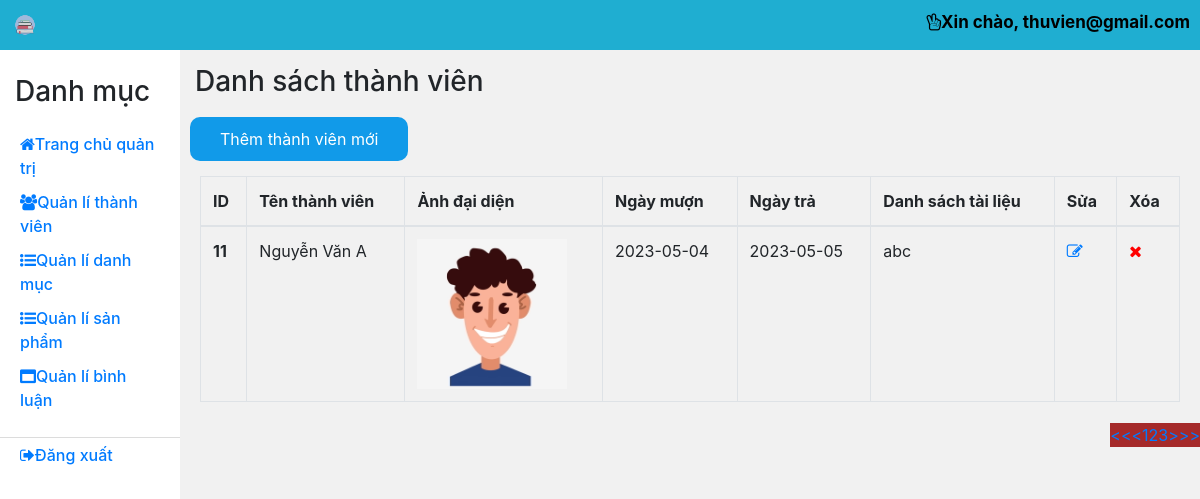
Screenshot of /quan_tri/index.php?page_layout=danhsachtv (signed in) with the database file from the repository.
### tables this page shows
CREATE TABLE `thanhvien` (
  `id_tv` int(255) NOT NULL,
  `ten_tv` varchar(255) NOT NULL,
  `nam_sinh` date NOT NULL,
  `que_quan` varchar(255) NOT NULL,
  `anh_tv` varchar(255) NOT NULL,
  `sdt` varchar(10) NOT NULL,
  `chi_tiet` longtext NOT NULL,
  `ngay_muon` date NOT NULL,
  `ngay_tra` date NOT NULL
);

### quan_tri/danhsachtv.php (the view, shortened to what this page needs)
<?php
require "config.php";
$sql="SELECT * FROM thanhvien ORDER BY id_tv DESC";
$query=mysqli_query($conn,$sql);
?>
<link rel="stylesheet" href="css/danhsachsp.css">
<h3>Danh sách thành viên</h3>
<div class="new_sp">
  <li><a href="index.php?page_layout=themmoitv">Thêm thành viên mới</a></li>
</div>
<div class="table_sp">
  <table class="table table-bordered">
    <thead>
      <tr>
        <th scope="col">ID</th>
        <th scope="col">Tên thành viên</th>
        <th scope="col">Ảnh đại diện</th>
        <th scope="col">Ngày mượn</th>
        <th scope="col">Ngày trả</th>
        <th scope="col">Danh sách tài liệu</th>
        <th scope="col">Sửa</th>
        <th scope="col">Xóa</th>
      </tr>
    </thead>
    <tbody>
      <?php
      while($row = mysqli_fetch_array($query)){
      ?>
      <tr>
        <th><?php echo $row['id_tv']; ?></th>
        <td><?php echo $row['ten_tv']; ?></td>
        <td>
          <span class="thumb"><img width="150px" src="anh/<?php echo $row['anh_tv']; ?>"></span>
        </td>
        <td><?php echo $row['ngay_muon']; ?></td>
        <td><?php echo $row['ngay_tra']; ?></td>
        <td><?php echo $row['chi_tiet']; ?></td>
        <td><a href="index.php?page_layout=suatv&id_tv=<?php echo $row['id_tv']; ?>"><i class="fa fa-edit"></i></a></td>
        <td><a onclick="return xoaThanhVien();" href="index.php?page_layout=xoatv&id_tv=<?php echo $row['id_tv']; ?>"><i class="fa fa-times" style="color:red;"></i></a></td>
      </tr>
      <?php
      }
      ?>
    </tbody>
  </table>
</div>
<ul class="pagination" style="float:right;">
  <li><a href=""><<<</a></li>
  <li><a href="">1</a></li>
  <li><a href="">2</a></li>
  <li><a href="">3</a></li>
  <li><a href="">>>></a></li>
</ul>

### quan_tri/css/quantri.css (style rules this page uses)
* { margin: 0 auto; }
h3 { padding-left: 15px; padding-bottom: 10px; }

### quan_tri/css/danhsachsp.css (style rules this page uses)
#wp-content .content .new_sp li { display: inline-block; list-style: none; padding: 10px 30px; margin-bottom: 10px; margin-left: 10px; background: rgb(17, 154, 233); border-radius: 10px; }
#wp-content .content .new_sp li a { color: white; font-weight: 400; }
#wp-content .content .table_sp { padding: 5px 20px; }
.pagination li { background: brown; }

### rows the page displays
thanhvien: id_tv "11", ten_tv "Nguyễn Văn A", anh_tv (picture), ngay_muon "2023-05-04", ngay_tra "2023-05-05", chi_tiet "abc"

### other values shown
$_SESSION["email"] "thuvien@gmail.com"
